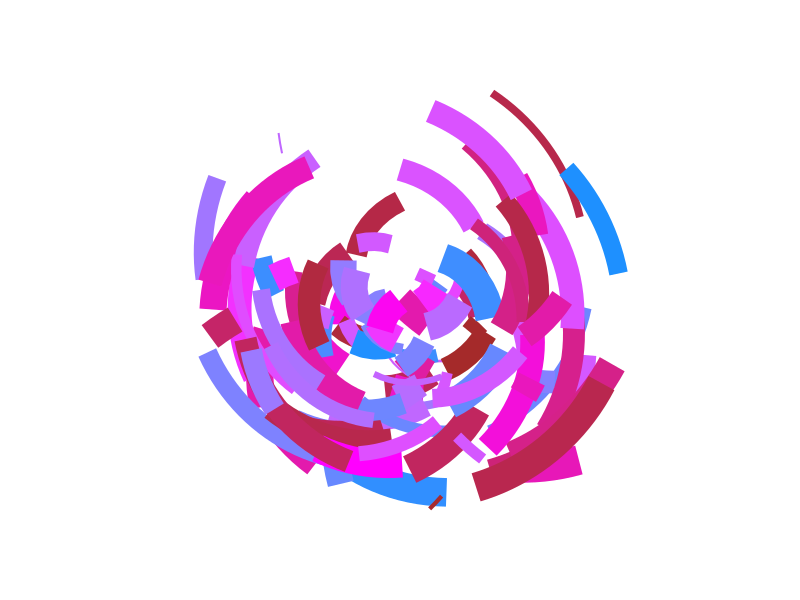

This figure's R source:
library(ggplot2)
library(tibble)

polar_art <- function(seed, n, palette) {
  
  # set the state of the random number generator
  set.seed(seed)
  
  # data frame containing random values for 
  # aesthetics we might want to use in the art
  dat <- tibble(
    x0 = runif(n),
    y0 = runif(n),
    x1 = x0 + runif(n, min = -.2, max = .2),
    y1 = y0 + runif(n, min = -.2, max = .2),
    shade = runif(n), 
    size = runif(n)
  )
  
  # plot segments in various colours, using 
  # polar coordinates and a gradient palette
  dat |> 
    ggplot(aes(
      x = x0,
      y = y0,
      xend = x1,
      yend = y1,
      colour = shade,
      size = size
    )) +
    geom_segment(show.legend = FALSE) +
    coord_polar() +
    scale_y_continuous(expand = c(0, 0)) +
    scale_x_continuous(expand = c(0, 0)) + 
    scale_colour_gradientn(colours = palette) + 
    scale_size(range = c(0, 10)) + 
    theme_void()
}

polar_art(
  seed = 10, 
  n = 100, 
  palette = c("dodgerblue", "magenta", "brown")
)
